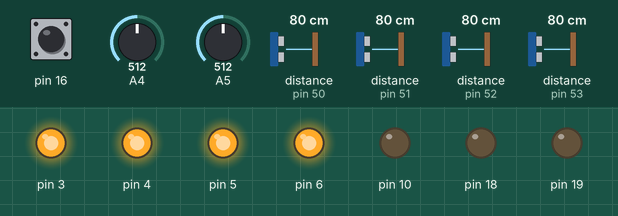
This sketch was run on a simulated Arduino Uno, built with avr-gcc and run on an emulated ATmega328P. Parts: output pins drawn as LEDs (lit = HIGH). Inputs (shaded band) come from the test bench; at power-on: pin 16 HIGH, A4 = 512, A5 = 512, distance to the obstacle (sensors on pin 50, pin 51, pin 52, pin 53) 80 cm. The echo pulse lasts 58.3 µs per cm.

Above: at 1.3 s.
1.4 s: pin 16 pulsed LOW 2 times (0.12 s each, 0.3 s apart)
At 3.0 s:
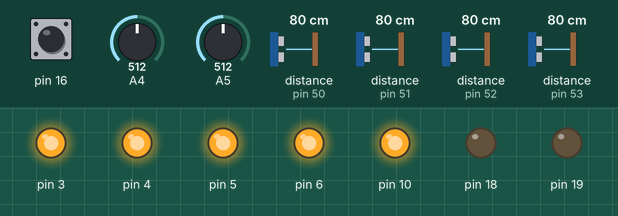
3.5 s: pin 16 pulled LOW for 0.15 s
At 9.4 s:
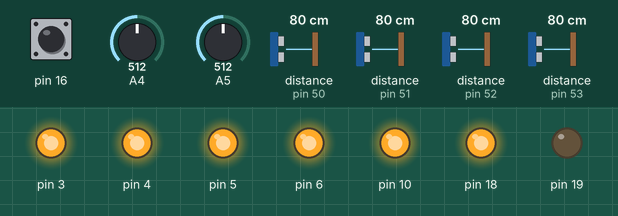
At 16.9 s:
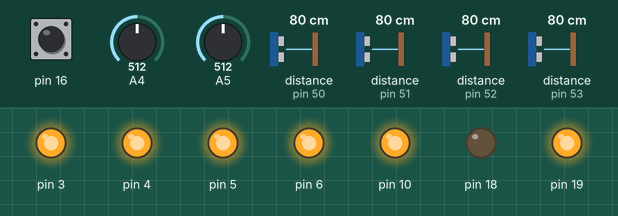
Timing chart, 0 to 22.6 s (numbered marks = the images above; inputs shaded):
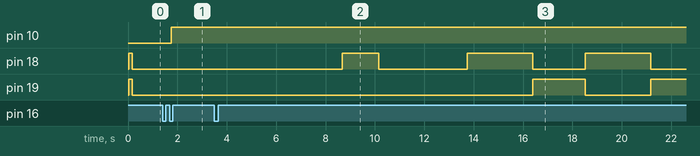

The sketch:

minisumo.ino
```cpp
#include "robot_mode.h"

robot_mode minisumo;

void setup() {
//Serial.begin(11500);
    minisumo.initialize_tof();
}

void loop() {
//minisumo.print_data();

    minisumo.menu();
    minisumo.choose_mode();
}
```

button_menager.cpp
```cpp
#include "button_menager.h"


void button_menager::read_button() {
    reading = !digitalRead(pins.BUTTON);

    if (reading != lastButtonState) {
        lastDebounceTime = millis();
    }

    if ((millis() - lastDebounceTime) > debounceDelay) {
        if (reading != buttonState) {
            buttonState = reading;

            if (buttonState == HIGH) {
                curentState = !curentState;
            }
        }
    }

    lastButtonState = reading;
}

void button_menager::menu() {
    read_button();

    last_choice = choice;

// jeśli przycisk był wciśnięty to zmienia menu
    if (curentState == HIGH) {
        if (choice < 4)
            choice++;
        else
            choice = 0;

        curentState = LOW;
    }
}

int const button_menager::get_menu_state() {
    return choice;
}

bool const button_menager::is_same_state() {
    return last_choice == choice;
}
```

button_menager.h
```cpp
#ifndef BUTTON_MENAGER_H
#define BUTTON_MENAGER_H

#include <Arduino.h>
#include <Wire.h>
#include "robot_pins.h"


// =============== button_menager ================
// - klasa do poprawnego odczytu z przycisku
//   i rozwiązywania problemów z drganiem styków
// - obsługuje poruszanie się pozycjach w menu:
//    0) robot nie działa
//    1) czyszczenie kół
//    2) oczekiwanie na przycisk
//    3) walka z przycisku
//    4) walka ze startera
// ===============================================
class button_menager {
    // struktura z nr pinów
    robot_pins pins;

    // pomocnicze zmienne do wywołania start_sequence();
    int choice = 0;
    int last_choice = 0;

    // zmienne do eliminacji błędów odczytu
    int curentState = LOW;                 // aktualny stan
    int buttonState;                       // aktualny odczyt z przycisku
    int lastButtonState = LOW;             // poprzedni odczyt z przycisku
    unsigned long lastDebounceTime = 0;    // kiedy ostatnio był wciśnięty
    unsigned long debounceDelay = 50;      // czas po którym nie powinno już być błędów
    int reading;                           // odczyt


public:
    // odczyt przycisku
    void read_button();

    // getter zwracający aktualny stan meu
    int const get_menu_state();

    // funkcja zmieniająca wybór w menu
    void menu();

    // funkcja sprawdzająca czy menu się zmieniło
    bool const is_same_state();
};

#endif
```

robot.cpp
```cpp
#include "robot.h"

robot::robot() {
    set_pinout();
    motor_stop();
};


void const robot::initialize_tof() {
    // reset wszystkich czujników
    digitalWrite(pins.XSHUT_2, LOW);
    digitalWrite(pins.XSHUT_3, LOW);
    digitalWrite(pins.XSHUT_4, LOW);
    digitalWrite(pins.XSHUT_5, LOW);
    delay(20);
    digitalWrite(pins.XSHUT_2, HIGH);
    digitalWrite(pins.XSHUT_3, HIGH);
    digitalWrite(pins.XSHUT_4, HIGH);
    digitalWrite(pins.XSHUT_5, HIGH);
    digitalWrite(pins.XSHUT_2, LOW);
    digitalWrite(pins.XSHUT_3, LOW);
    digitalWrite(pins.XSHUT_4, LOW);
    digitalWrite(pins.XSHUT_5, LOW);

    // ustawienie pinów dla pierwszego interfejsu i2c
    Wire.setSDA(pins.I2C0_SDA);
    Wire.setSCL(pins.I2C0_SCL);

    // inicjalizacja interfeju i2c
    Wire.begin();

    // ustawienie interfejsów dla czujników
    // wszystkie czujniki podłączone do wspólnego interfejsu
    (czujnik_tof[0]).setBus(&Wire);
    (czujnik_tof[1]).setBus(&Wire);
    (czujnik_tof[2]).setBus(&Wire);
    (czujnik_tof[3]).setBus(&Wire);

    // ustawianie adresów czujników
    int gap = 50;
    digitalWrite(pins.XSHUT_2, HIGH);
    (czujnik_tof[0]).setAddress(0x32);
    delay(gap);
    digitalWrite(pins.XSHUT_3, HIGH);
    (czujnik_tof[1]).setAddress(0x33);
    delay(gap);
    digitalWrite(pins.XSHUT_4, HIGH);
    (czujnik_tof[2]).setAddress(0x34);
    delay(gap);
    digitalWrite(pins.XSHUT_5, HIGH);
    (czujnik_tof[3]).setAddress(0x35);

    // jeśli podczas czasu ustawionego dla
    // jednego pomiaru nic nie to zwraca max
    // złoty środek dla set_Timeout = 20
    int set_Timeout = 20;
    (czujnik_tof[0]).setTimeout(set_Timeout);
    (czujnik_tof[1]).setTimeout(set_Timeout);
    (czujnik_tof[2]).setTimeout(set_Timeout);
    (czujnik_tof[3]).setTimeout(set_Timeout);

    (czujnik_tof[0]).init(false);
    (czujnik_tof[1]).init(false);
    (czujnik_tof[2]).init(false);
    (czujnik_tof[3]).init(false);

    // mminimalny timing budget to 20 ms (standarodow 33 ms)
    int MeasurmentTimeBudget = 20000;
    (czujnik_tof[0]).setMeasurementTimingBudget(MeasurmentTimeBudget);
    (czujnik_tof[1]).setMeasurementTimingBudget(MeasurmentTimeBudget);
    (czujnik_tof[2]).setMeasurementTimingBudget(MeasurmentTimeBudget);
    (czujnik_tof[3]).setMeasurementTimingBudget(MeasurmentTimeBudget);

    (czujnik_tof[0]).startContinuous();
    (czujnik_tof[1]).startContinuous();
    (czujnik_tof[2]).startContinuous();
    (czujnik_tof[3]).startContinuous();

}

int const robot::reading_debug(int x) {
    // zwraca max dla będnych wartości
    if (x <= values.tof_debug)
        return 8190;
    else
        return x;
}

void robot::read_sensors() {
    // zapisuje odczyty do struktury
    data.Tof_Front_R = reading_debug((czujnik_tof[0]).readRangeSingleMillimeters());
    data.Tof_Front_L = reading_debug((czujnik_tof[2]).readRangeSingleMillimeters());
    data.Tof_Side_R = reading_debug((czujnik_tof[1]).readRangeSingleMillimeters() + 5);
    data.Tof_Side_L = reading_debug((czujnik_tof[3]).readRangeSingleMillimeters());

    // szuka min i też zapisuje
    data.Tof_min = min(min(data.Tof_Front_R, data.Tof_Front_L), min(data.Tof_Side_R, data.Tof_Side_L));
}

void robot::print_data() {
    read_sensors();

    data.Qrd_Right = analogRead(pins.QRD_28);
    data.Qrd_Left = analogRead(pins.QRD_27);

    Serial.println("========= Data: =========");
    Serial.print("Side left: ");
    Serial.println(data.Tof_Side_L);
    Serial.print("Side right: ");
    Serial.println(data.Tof_Side_R);
    Serial.print("Front right: ");
    Serial.println(data.Tof_Front_R);
    Serial.print("Front left: ");
    Serial.println(data.Tof_Front_L);

    Serial.print("Floor sensor right: ");
    Serial.println(data.Qrd_Right);
    Serial.print("Floor sensor left: ");
    Serial.println(data.Qrd_Left);
    Serial.println("=========================");
}

void const robot::drive_forward(int speed) {
    //rigth wheel
    digitalWrite(pins.STER21, LOW);
    analogWrite(pins.STER20, speed);
    //left wheel
    digitalWrite(pins.STER19, LOW);
    // redukcja pwm ponieważ silniki są słabej jakości
    // i różnią się rpm
    analogWrite(pins.STER18, speed / 2);
}

void const robot::drive_forward_L(int speed, int ratio) {
    //rigth wheel
    digitalWrite(pins.STER21, LOW);
    analogWrite(pins.STER20, speed);
    //left wheel
    digitalWrite(pins.STER19, LOW);
    analogWrite(pins.STER18, speed / ratio);
}

void const robot::drive_forward_R(int speed, int ratio) {
    //rigth wheel
    digitalWrite(pins.STER21, LOW);
    analogWrite(pins.STER20, speed / ratio);
    //left wheel
    digitalWrite(pins.STER19, LOW);
    analogWrite(pins.STER18, speed);
}

void const robot::drive_back(int speed) {
    //left wheel
    analogWrite(pins.STER21, speed);
    digitalWrite(pins.STER20, LOW);
    //right wheel
    analogWrite(pins.STER19, speed);
    digitalWrite(pins.STER18, LOW);
}


void const robot::turn_right(int speed) {
    //left wheel
    analogWrite(pins.STER21, speed);
    digitalWrite(pins.STER20, LOW);
    //right wheel
    digitalWrite(pins.STER19, LOW);
    analogWrite(pins.STER18, speed);
}

void const robot::turn_left(int speed) {
    //left wheel
    digitalWrite(pins.STER21, LOW);
    analogWrite(pins.STER20, speed);
    //right wheel
    analogWrite(pins.STER19, speed);
    digitalWrite(pins.STER18, LOW);
}

void const robot::motor_stop() {
    //left wheel
    digitalWrite(pins.STER21, LOW);
    digitalWrite(pins.STER20, LOW);
    //right wheel
    digitalWrite(pins.STER19, LOW);
    digitalWrite(pins.STER18, LOW);
}

bool robot::is_on_white() {
    // odczytuje wartość analogową czujników podłoża
    data.Qrd_Left = analogRead(pins.QRD_26);
    data.Qrd_Right = analogRead(pins.QRD_27);


    if (data.Qrd_Right < values.border_color || data.Qrd_Left < values.border_color)
        return true;
    else
        return false;
}

pos robot::where_enemy() {
    read_sensors();

    //zwraca enum'y w zależności od danych

    if (data.Tof_min > values.maks_distance) {
        if (is_on_white())
            return BORDER;
        else
            return NOWHERE;
    }

    if ((data.Tof_Front_R < values.maks_distance) && (data.Tof_Front_L < values.maks_distance))
        if (abs(data.Tof_Front_R - data.Tof_Front_L) < values.czulosc)
            return FRONT;

    if (data.Tof_min == data.Tof_Front_R)
        return FRONT_R;

    if (data.Tof_min == data.Tof_Front_L)
        return FRONT_L;

    if (data.Tof_min == data.Tof_Side_R)
        return SIDE_R;

    if (data.Tof_min == data.Tof_Side_L)
        return SIDE_L;

    return OTHER;
}


void robot::fight() {
    // podejmuje decyzje o walce na bazie położenia przeciwnika
    switch (where_enemy()) {

        case FRONT:
            drive_forward(255);
            break;

        case FRONT_R:
            drive_forward_R(255, 3);
            break;

        case FRONT_L:
            drive_forward_L(255, 4);
            break;

        case SIDE_R:
            turn_right(255);
            break;

        case SIDE_L:
            turn_left(255);
            break;

        case BORDER:
            back_off_from_border();
            break;

        case NOWHERE:
            turn_led_on(BLUE);
            looking_for_enemy();
            break;

        case OTHER:
            turn_led_on(BLUE);
            motor_stop();
            break;
    }
}

bool const robot::get_starter_status() {
    if (digitalRead(pins.STARTER) == HIGH)
        return true;
    else
        return false;
}

const void robot::set_pinout() {
    //inicjalizacja wyjść pinów
    pinMode(pins.XSHUT_2, OUTPUT);
    pinMode(pins.XSHUT_3, OUTPUT);
    pinMode(pins.XSHUT_4, OUTPUT);
    pinMode(pins.XSHUT_5, OUTPUT);
    pinMode(pins.STER21, OUTPUT);
    pinMode(pins.STER20, OUTPUT);
    pinMode(pins.STER19, OUTPUT);
    pinMode(pins.STER18, OUTPUT);
    pinMode(pins.BUTTON, INPUT_PULLUP);
    pinMode(pins.RED_DIODE, OUTPUT);
    pinMode(pins.BLUE_DIODE, OUTPUT);
    pinMode(pins.STARTER, INPUT);
    pinMode(pins.QRD_26, INPUT);
    pinMode(pins.QRD_27, INPUT);
    pinMode(pins.QRD_28, INPUT);
}

void const robot::turn_led_on(color c) {
    switch (c) {
        case BLUE:
            digitalWrite(pins.BLUE_DIODE, HIGH);
            break;

        case RED:
            digitalWrite(pins.RED_DIODE, HIGH);
            break;
    }
}

void const robot::turn_led_off(color c) {
    switch (c) {
        case BLUE:
            digitalWrite(pins.BLUE_DIODE, LOW);
            break;

        case RED:
            digitalWrite(pins.RED_DIODE, LOW);
            break;
    }
}

void robot::looking_for_enemy() {
    turn_led_on(BLUE);

    while (no_enemy_and_border()) {
        for (int i = 0; i < 20; i++) {
            if (no_enemy_and_border()) {
                turn_right(255);
            } else {
                turn_led_off(BLUE);
                return;
            }
        }

        for (int i = 0; i < 15; i++) {
            if (no_enemy_and_border()) {
                turn_left(255);
            } else {
                turn_led_off(BLUE);
                return;
            }
        }
    }
    turn_led_off(BLUE);
}

bool robot::no_enemy_and_border() {
    return (where_enemy() == NOWHERE && !is_on_white());
}

void robot::back_off_from_border() {
    turn_led_on(BLUE);

    for (int i = 0; i < 50; i++) {
        if (where_enemy() == NOWHERE) {
            drive_back(255);
        } else {
            return;
        }
    }

    for (int i = 0; i < 20; i++) {
        if (where_enemy() == NOWHERE) {
            turn_right(255);
        } else {
            return;
        }
    }
    turn_led_off(BLUE);
}

void robot::start_sequence() {

    for (int i = 0; i < 11; i++) {
        if (no_enemy_and_border()) {
            turn_right(255);
        } else {
            return;
        }
    }

    for (int i = 0; i < 25; i++) {
        if (no_enemy_and_border()) {
            drive_forward(255);
        } else {
            return;
        }
    }
}
```

robot.h
```cpp
#ifndef ROBOT_H
#define ROBOT_H

#include <VL53L0X.h>
#include "sensors_values.h"
#include "robot_pins.h"

// enum do ustalania pozycji przeciwnika
enum pos {
    SIDE_L, FRONT_L, FRONT_R, FRONT, SIDE_R, NOWHERE, BORDER, OTHER
};

// enum do kolorów diod
enum color {
    BLUE, RED
};


// ================= klasa robot =================
// - klasa przechowuje wartości z czujników,
//   podejmuje decyzje o walce i steruje robotem
// ===============================================
class robot {
    // tablica klass czujników VL53L0X
    VL53L0X czujnik_tof[4];

    // numery pinów
    const robot_pins pins;

    // stałe wartości potrzebne do walki
    const virables values;

    // struktura przechowująca odczyty z czujników
    sensors_values data;

public:
    // konstruktor, ustawia pinout (wejścia i wyjścia pinów)
    robot();

    // ustawia wejścia i wyjścia na pinach
    void const set_pinout();

    // inicjalizuje czujniki odległości
    void const initialize_tof();

    // odczytuje wartości z czujników i zapisuje do "data"
    void read_sensors();

    int const reading_debug(int x);

    // czyta czujniki i wyświetla dane na serial porcie
    virtual void print_data();

    // funkcja odpowiadająca za walkę
    void fight();

    // funkcja analizująca odczyty z czujników
    // i zwaracająca pozycję przeciwnika
    pos where_enemy();

    // funkcja sprawdza czy robot jest na krawędzi
    // ringu (białym kolorze)
    bool is_on_white();

    // funkcje ustawiające stany wysokie lub/i sygnały PWM
    // na pinach obsługujących sterownik do silników
    void const drive_forward(int speed);

    void const drive_forward_L(int speed, int ratio);

    void const drive_forward_R(int speed, int ratio);

    void const drive_back(int speed);

    void const turn_right(int speed);

    void const turn_left(int speed);

    void const motor_stop();

    // funkcje ułatwiające przejrzystość kodu,
    // włączające i wyłączające diody
    void const turn_led_on(color c);

    void const turn_led_off(color c);

    // funkcja szukająca przeciwnika,
    // tzw. "myszkowanie" na boki
    void looking_for_enemy();

    // funkcja pomocnicza, sprawdzająca czy robot nie widzi przeciwnika
    // i nie jest na krawędzi
    bool no_enemy_and_border();

    // funkcja do wycofywania się z granicy ringu
    void back_off_from_border();

    // funkcja zwracająca stan
    bool const get_starter_status();

    // funkcja do sekwencji startowej
    void start_sequence();
};

#endif
```

robot_mode.cpp
```cpp
#include "robot_mode.h"


void robot_mode::choose_mode() {
    // wybiera tryb w zależności od wybranej pozycji w menu
    switch (get_menu_state()) {
        case 4:
            turn_led_on(RED);
            turn_led_off(BLUE);

            if (get_starter_status()) {
                if (!is_same_state())
                    start_sequence();

                fight();
            } else
                motor_stop();
            break;

        case 3:
            turn_led_on(RED);
            turn_led_off(BLUE);

            if (!is_same_state()) {
                motor_stop();
                delay(5000);
                start_sequence();
            }

            fight();
            break;

        case 2:
            turn_led_on(RED);
            turn_led_off(BLUE);

            motor_stop();
            break;

        case 1:
            turn_led_off(RED);
            turn_led_off(BLUE);

            drive_forward(255);
            break;

        case 0:
            turn_led_off(RED);
            turn_led_on(BLUE);

            motor_stop();
            break;
    }

}


void robot_mode::print_data() {
    robot::print_data();
    Serial.print("Menu: ");

    switch (get_menu_state()) {
        case 0:
            Serial.println("0 - robot stop");
            break;

        case 1:
            Serial.println("1 - clean wheels");
            break;

        case 2:
            Serial.println("2 - wait for button");
            break;

        case 3:
            Serial.println("3 - button fight");
            break;

        case 4:
            Serial.println("4 - starter fight");
            break;
    }

    Serial.println("=========================");
}
```

robot_mode.h
```cpp
#ifndef ROBOT_MODE_H
#define ROBOT_MODE_H

#include <Arduino.h>
#include <Wire.h>
#include "robot.h"
#include "button_menager.h"


// ================= robot_mode ==================
// - klasa do zarządzania działaniami robota
// - wybiera odpowiedni tryb, na podstawie
//   wybranej pozycji z menu
// ===============================================
class robot_mode : public robot, public button_menager {
public:
    // steruje robotem w zależności od wybranej pozycji w menu
    void choose_mode();

    // wyświetla odczyt z czujników i wybraną pozycje w menu
    void print_data() override;
};

#endif
```

sensors_values.cpp
```cpp
#include "sensors_values.h"

virables::virables() {
    czulosc = 50; //mm

    tof_debug = 25;

    // docelowo na ring - maks_distance = 300
    maks_distance = 300;

    //  docelowo na rinhg - border_color = 800
    // do testów - border_color = 0
    // black = 950
    // white = 550

    border_color = 0;
}
```

sensors_values.h
```cpp
#ifndef SENSOR_VALUES_H
#define SENSOR_VALUES_H

#include <Arduino.h>
#include <Wire.h>

// ================ sensor_values ================
// - struktura przechowuje odczyty z czujników
//   i ich minimum
// ===============================================
struct sensors_values {
    int Tof_Front_R;
    int Tof_Front_L;
    int Tof_Side_R;
    int Tof_Side_L;
    int Qrd_Back;
    int Qrd_Right;
    int Qrd_Left;
    int Tof_min;
};


// ================== virables ===================
// - struktura przechowuje wartości potrzebne do
//   sprawdzania porzydatności odczytów w walce
// ===============================================
struct virables {
    int czulosc; //mm
    int maks_distance; //mm
    int border_color;
    int tof_debug; //mm

    // konstruktor struktury zapisujący stałe
    virables();
};

#endif
```

Source omitted: robot_pins.cpp (359 bytes), robot_pins.h (768 bytes)

Measured:
- after the input at 1.4 s, pin 10: LOW → HIGH after 0.35 s
- after the input at 3.5 s, pin 18: goes HIGH 1.5 s, LOW 3.6 s, HIGH 2.7 s, LOW 2.1 s, HIGH 2.7 s, then LOW, starting after 5.2 s; pin 19: LOW → HIGH after 12.9 s, → LOW 2.1 s later, → HIGH 2.7 s later
